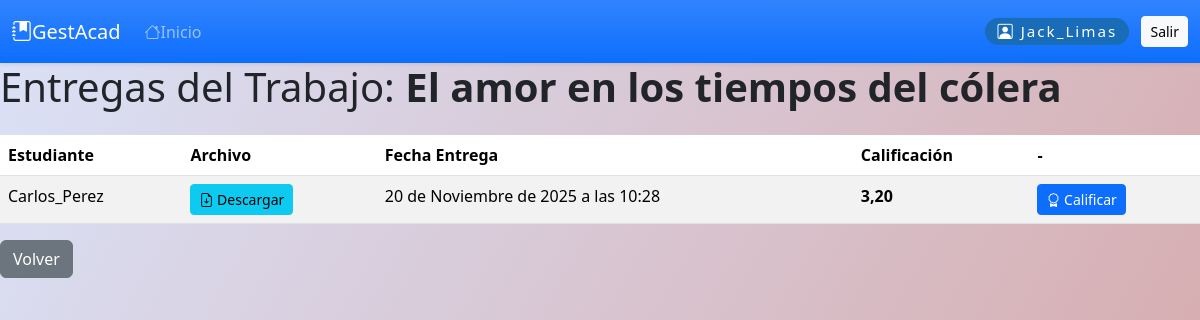
The page /trabajos/profesor/trabajos/4/entregas/ (signed in) on the database its author committed.
### trabajos/models.py (models this page shows, shortened)
class Trabajo(models.Model):
    materia = models.ForeignKey(Materia, on_delete=models.CASCADE, related_name='trabajos')
    profesor = models.ForeignKey(User, on_delete=models.CASCADE, limit_choices_to={'groups__name': 'Profesor'})
    titulo = models.CharField(max_length=200)
    descripcion = models.TextField(blank=True)
    fecha_limite = models.DateTimeField()
    fecha_creacion = models.DateTimeField(auto_now_add=True)

class EntregaTrabajo(models.Model):
    trabajo = models.ForeignKey(Trabajo, on_delete=models.CASCADE, related_name='entregas')
    estudiante = models.ForeignKey(User, on_delete=models.CASCADE, limit_choices_to={'groups__name': 'Estudiante'})
    archivo = models.FileField(upload_to='entregas/trabajos/')
    fecha_entrega = models.DateTimeField(auto_now_add=True)
    calificacion = models.DecimalField(max_digits=5, decimal_places=2, null=True, blank=True)
    observaciones = models.TextField(blank=True)

### trabajos/views.py (the view)
# urls.py: path('profesor/trabajos/<int:trabajo_id>/entregas/', views.revisar_entregas, name='revisar_entregas'),
@login_required
def revisar_entregas(request, trabajo_id):
    rol = obtener_rol(request.user)
    trabajo = get_object_or_404(Trabajo, id=trabajo_id, profesor=request.user)
    if rol != 'profesor':
        messages.error(request, "Solo profesores pueden revisar entregas.")
        return redirect('trabajos:listar_trabajos')
    entregas = EntregaTrabajo.objects.filter(trabajo=trabajo)
    return render(request, 'trabajos/revisar_entregas.html', {'trabajo': trabajo, 'entregas': entregas})

### trabajos/views.py (called while the page is built)
def obtener_rol(user):
    grupos = user.groups.values_list('name', flat=True)
    if 'Profesor' in grupos or user.is_superuser:
        return 'profesor'
    elif 'Estudiante' in grupos:
        return 'estudiante'
    return None

### trabajos/templates/trabajos/revisar_entregas.html (shortened to what this page needs)
{% extends "base.html" %}
{% block content %}
<div class="content-box">
  <h1 class="mb-4">Entregas del Trabajo: <strong>{{ trabajo.titulo }}</strong></h1>
  <table class="table table-striped">
    <thead>
      <tr>
        <th>Estudiante</th>
        <th>Archivo</th>
        <th>Fecha Entrega</th>
        <th>Calificación</th>
        <th>-</th>
      </tr>
    </thead>
    <tbody>
      {% for entrega in entregas %}
      <tr>
        <td>{{ entrega.estudiante.username }}</td>
        <td>
          <a href="{{ entrega.archivo.url }}" target="_blank" class="btn btn-info btn-sm">
            <i class="bi bi-file-earmark-arrow-down"></i> Descargar
          </a>
        </td>
        <td>{{ entrega.fecha_entrega }}</td>
        <td>
          {% if entrega.calificacion %}
            <span class="fw-bold">{{ entrega.calificacion }}</span>
          {% else %}
            <span class="text-muted">Sin calificar</span>
          {% endif %}
        </td>
        <td>
          <a href="{% url 'trabajos:calificar_entrega' entrega.id %}" class="btn btn-primary btn-sm">
            <i class="bi bi-award"></i> Calificar
          </a>
        </td>
      </tr>
      {% empty %}
      <tr>
        <td colspan="5" class="text-center text-muted">No hay entregas para este trabajo.</td>
      </tr>
      {% endfor %}
    </tbody>
  </table>
  <a href="{% url 'trabajos:listar_trabajos' %}" class="btn btn-secondary">Volver</a>
</div>
{% endblock %}

### templates/base.html (shortened to what this page needs)
<!DOCTYPE html>
<html lang="es">
<head>
    <link href="https://cdn.jsdelivr.net/npm/bootstrap@5.3.2/dist/css/bootstrap.min.css" rel="stylesheet">
    <link href="https://cdn.jsdelivr.net/npm/bootstrap-icons@1.10.5/font/bootstrap-icons.css" rel="stylesheet">
</head>
<body>
<nav class="navbar navbar-expand-lg navbar-dark bg-gradient bg-primary shadow-sm">
  <div class="container-fluid">
    <a class="navbar-brand d-flex align-items-center" href="{% url 'dashboard:dashboard' %}">
        <i class="bi bi-journal-bookmark-fill"></i> GestAcad
    </a>
    <div class="collapse navbar-collapse" id="navbarSupportedContent">
      <ul class="navbar-nav me-auto mb-2 mb-lg-0">
        {% if rol == 'admin' %}
          <li class="nav-item"><a class="nav-link" href="{% url 'dashboard:dashboard' %}"><i class="bi bi-house-fill"></i>Dashboard</a></li>
          <li class="nav-item"><a class="nav-link" href="{% url 'usuarios:perfil' %}"><i class="bi bi-person-badge-fill"></i>Usuarios</a></li>
          <li class="nav-item"><a class="nav-link" href="{% url 'cursos:listar_cursos' %}"><i class="bi bi-easel2-fill"></i>Cursos</a></li>
          <li class="nav-item"><a class="nav-link" href="{% url 'cursos:listar_materias' %}"><i class="bi bi-journals"></i>Materias</a></li>
          <li class="nav-item"><a class="nav-link" href="{% url 'calificaciones:listar_calificaciones' %}"><i class="bi bi-award-fill"></i>Calificaciones</a></li>
          <li class="nav-item"><a class="nav-link" href="{% url 'asistencia:listar_asistencia' %}"><i class="bi bi-calendar-check-fill"></i>Asistencias</a></li>
        {% else %}
          <li class="nav-item"><a class="nav-link" href="{% url 'home' %}"><i class="bi bi-house"></i>Inicio</a></li>
        {% endif %}
      </ul>
      {% if user.is_authenticated %}
      <span class="navbar-text d-flex align-items-center">
        <span class="perfil-chip"><i class="bi bi-person-square"></i> {{ user.username }}</span>
        <form action="{% url 'usuarios:logout' %}" method="post" style="display:inline;">
            <button type="submit" class="btn btn-light btn-sm">Salir</button>
        </form>
      </span>
      {% endif %}
    </div>
  </div>
</nav>
{% block content %}{% endblock %}
</body>
</html>

### templates/base.html (style rules this page uses)
body { background: linear-gradient(120deg, #dae2f8 0%, #d6a4a4 100%); min-height: 100vh; margin: 0; }
.navbar { position: sticky; top: 0; z-index: 1000; }
.perfil-chip { background: #186cb8; color: #fff; border-radius: 1em; padding: 0.13em 0.8em 0.13em 0.8em; font-size: 0.95em; margin-right: 0.8em; letter-spacing: 0.13em; }

### rows shown on the page
Trabajo: titulo "El amor en los tiempos del cólera"
EntregaTrabajo: estudiante.username "Carlos_Perez", fecha_entrega "20 de Noviembre de 2025 a las 10:28", calificacion "3,20"

### other values the page prints
{{ user.username }} "Jack_Limas"
